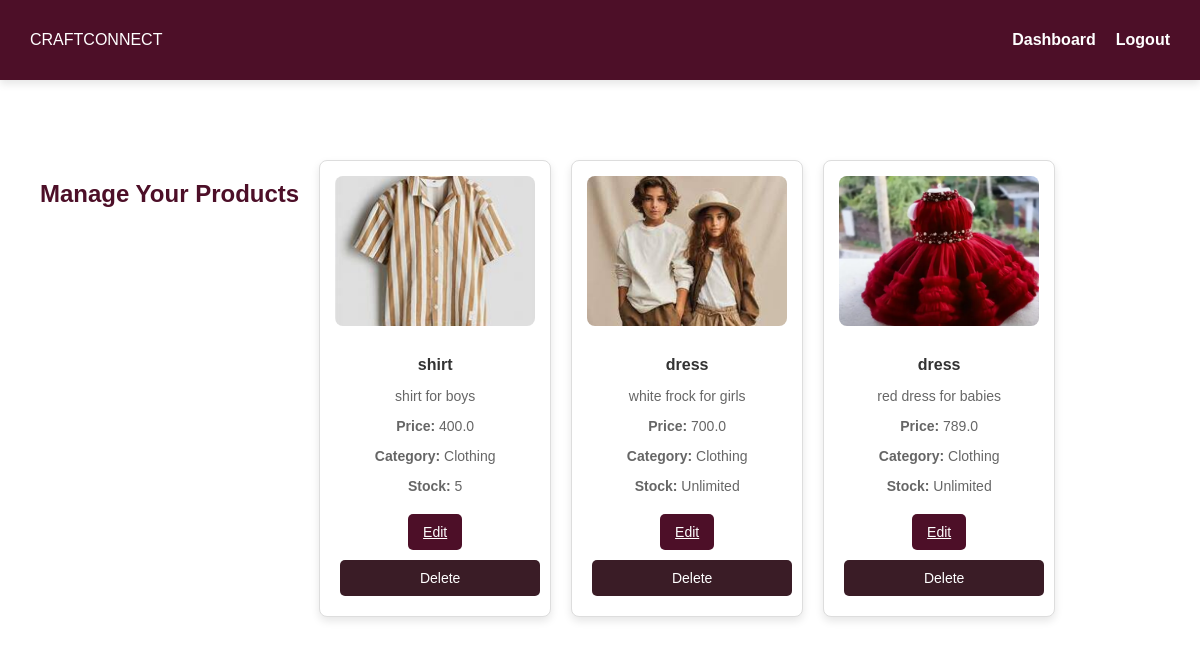
Screenshot of /manage_products (signed in) with the database file from the repository.
### tables this page shows
CREATE TABLE products (
            id INTEGER PRIMARY KEY AUTOINCREMENT,
            name TEXT NOT NULL,
            description TEXT NOT NULL,
            price REAL NOT NULL,
            image TEXT NOT NULL,
            manufacturer_id INTEGER, approved INTEGER DEFAULT 0, category TEXT, stock_limit INTEGER DEFAULT NULL, size_chart TEXT,
            FOREIGN KEY (manufacturer_id) REFERENCES users (id)
        );

### app.py (the view)
@app.route('/manage_products')
def manage_products():
    if "user_id" not in session or session["user_type"] != "manufacturer":
        return redirect(url_for("login"))
    manufacturer_id = session["user_id"]
    conn = sqlite3.connect("craftconnect.db")
    conn.row_factory = sqlite3.Row
    cursor = conn.cursor()
    cursor.execute("SELECT * FROM products WHERE manufacturer_id=?", (manufacturer_id,))
    products = cursor.fetchall()
    conn.close()
    return render_template("manage_products.html", products=products)

### templates/manage_products.html (shortened to what this page needs)
<!DOCTYPE html>
<html lang="en">
<head>
    <link rel="stylesheet" href="{{ url_for('static', filename='css/styles.css') }}">
</head>
<body>
    <nav class="navbar">
        <div class="logo">CRAFTCONNECT</div>
        <ul class="nav-links">
            <li><a href="{{ url_for('manufacturer_dashboard') }}">Dashboard</a></li>
            <li><a href="{{ url_for('logout') }}">Logout</a></li>
        </ul>
    </nav>
    <section class="product-container">
        <h2>Manage Your Products</h2>
        {% if products %}
        <div class="product-grid">
            {% for product in products %}
            <div class="product-card">
                <img src="{{ url_for('static', filename='uploads/' + product[4]) }}" alt="{{ product[1] }}">
                <h3>{{ product['name'] }}</h3>
                <p>{{ product['description'] }}</p>
                <p><strong>Price:</strong> {{ product['price'] }}</p>
                <p><strong>Category:</strong> {{ product['category'] }}</p>
                <p><strong>Stock:</strong> {{ product['stock_limit'] if product['stock_limit'] else 'Unlimited' }}</p>
                <div class="actions">
                    <a href="{{ url_for('edit_product', product_id=product['id']) }}" class="edit-btn">Edit</a>
                    <form action="{{ url_for('delete_product', product_id=product['id']) }}" method="POST" style="display:inline;">
                        <button type="submit" class="delete-btn">Delete</button>
                    </form>
                </div>
            </div>
            {% endfor %}
        </div>
        {% else %}
            <p>No products found.</p>
        {% endif %}
    </section>
</body>
</html>

### static/css/styles.css (style rules this page uses)
body { margin: 0; padding: 0; font-family: Arial, sans-serif; background: white; color: #4D0F28; min-height: 100vh; box-sizing: border-box; }
.navbar { display: flex; justify-content: space-between; align-items: center; padding: 15px 30px; background: #4D0F28; color: white; box-shadow: 0px 4px 8px rgba(0, 0, 0, 0.1); }
.nav-links { list-style: none; display: flex; gap: 20px; }
.nav-links a { text-decoration: none; color: white; font-size: 16px; font-weight: bold; transition: color 0.3s ease; }
.product-container { text-align: center; padding: 40px; }
.product-card { background: #fff; color: #4D0F28; padding: 20px; box-shadow: 0px 4px 8px rgba(0, 0, 0, 0.15); text-align: center; border-radius: 8px; transition: transform 0.3s ease, box-shadow 0.3s ease; width: 250px; }
.product-container h2 { text-align: center; color: #4D0F28; margin-bottom: 20px; }
.product-card img { width: 100%; height: 200px; object-fit: cover; border-radius: 5px; margin-bottom: 15px; }
.product-card h3 { font-size: 18px; color: #4D0F28; margin-bottom: 10px; }
.product-card p { font-size: 16px; color: #666; margin-bottom: 10px; }
.product-card .actions { margin-top: 15px; }
.product-card .edit-btn, .product-card .delete-btn { display: inline-block; padding: 10px 15px; font-size: 14px; color: white; border: none; border-radius: 5px; cursor: pointer; margin: 5px; transition: background-color 0.3s ease; }
.product-card .edit-btn { background-color: #4D0F28; }
.product-card .delete-btn { background-color: rgb(58, 28, 38); }
input, button { width: 100%; padding: 10px; margin-top: 5px; }
.product-grid { display: flex; flex-wrap: wrap; gap: 20px; justify-content: center; }
.product-card { background-color: #fff; border: 1px solid #ddd; border-radius: 8px; width: 200px; padding: 15px; text-align: center; box-shadow: 0 4px 8px rgba(0, 0, 0, 0.1); }
.product-card img { width: 100%; height: 150px; object-fit: cover; border-radius: 8px; margin-bottom: 10px; }
.product-card h3 { font-size: 16px; color: #333; margin-bottom: 5px; }
.product-card p { font-size: 14px; color: #666; margin-bottom: 10px; }
.product-container { display: flex; gap: 20px; margin: 40px 0; }

### rows the page displays
products: image+name (picture), name "shirt", description "shirt for boys", price "400.0", category "Clothing", stock_limit "5"
products: image (picture), name "dress", description "white frock for girls", price "700.0", category "Clothing", stock_limit "Unlimited"
products: image (picture), name "dress", description "red dress for babies", price "789.0", category "Clothing", stock_limit "Unlimited"
